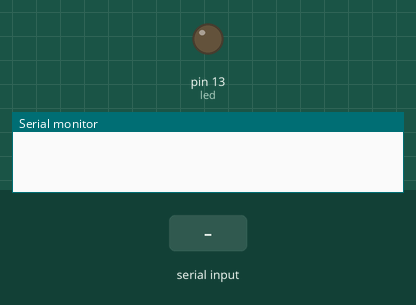
This sketch was run on a simulated Arduino Uno, built with avr-gcc and run on an emulated ATmega328P. Shown: output pins drawn as LEDs (lit = HIGH), the last lines printed to the serial monitor. The inputs (shaded band) are chosen by the test bench.

Above: at 1.2 s.
1.3 s: "a" received over Serial
At 2.4 s:
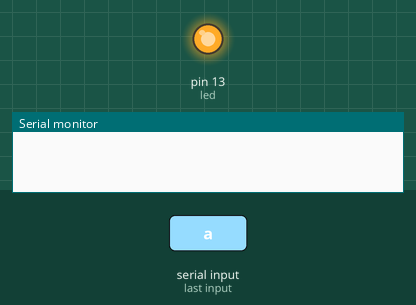
4.3 s: byte 102 ('f') received over Serial
At 7.2 s:
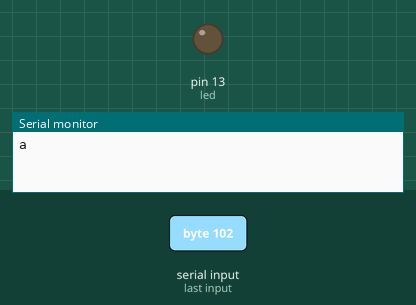
7.3 s: "e" received over Serial
At 8.05 s:
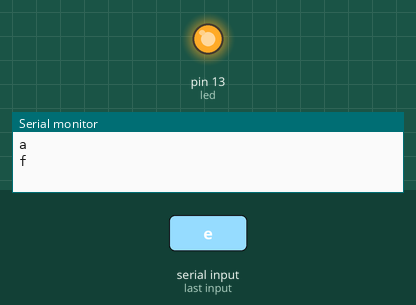
10.3 s: "b" received over Serial
At 13.2 s:
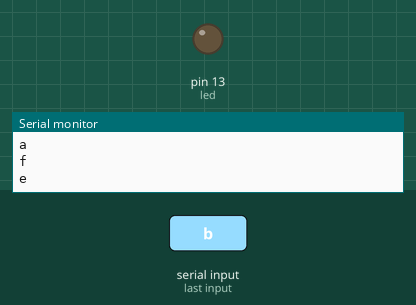
13.3 s: "A" received over Serial
At 15.2 s:
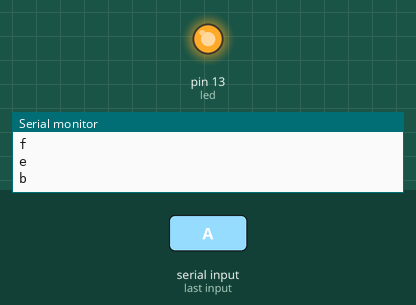
Timing chart, 0 to 16.4 s (numbered marks = the images above; inputs shaded):
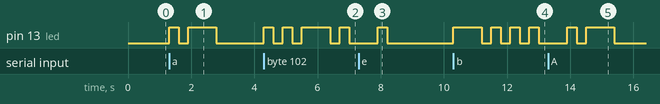

The sketch:

morse-code.ino
```cpp
int led =13;//the led pin
char input;// to save the input
void setup () {
  pinMode (led,OUTPUT);//tell that the 13 pin is an output
  Serial.begin(9600);//for the connect with the boared
}
void loop () {
  if (Serial.available()) {
    input = Serial.read();//read the input
    if (input == 'a' || input == 'A') {lA();}//if the input is a or A go to function lA
    if (input == 'b' || input == 'B') {lB();}//same but with b letter
    if (input == 'c' || input == 'C') {lC();}
    if (input == 'd' || input == 'D') {lD();}
    if (input == 'e' || input == 'E') {lE();}
    if (input == 'f' || input == 'F') {lF();}
    if (input == 'g' || input == 'G') {lG();}
    if (input == 'h' || input == 'H') {lH();}
    if (input == 'i' || input == 'I') {lI();}
    if (input == 'j' || input == 'J') {lJ();}
    if (input == 'k' || input == 'K') {lK();}
    if (input == 'l' || input == 'L') {lL();}
    if (input == 'm' || input == 'M') {lM();}
    if (input == 'n' || input == 'N') {lN();}
    if (input == 'o' || input == 'O') {lO();}
    if (input == 'p' || input == 'P') {lP();}
    if (input == 'q' || input == 'Q') {lQ();}
    if (input == 'r' || input == 'R') {lR();}
    if (input == 's' || input == 'S') {lS();}
    if (input == 't' || input == 'T') {lT();}
    if (input == 'u' || input == 'U') {lU();}
    if (input == 'v' || input == 'V') {lV();}
    if (input == 'w' || input == 'W') {lW();}
    if (input == 'x' || input == 'X') {lX();}
    if (input == 'y' || input == 'Y') {lY();}
    if (input == 'z' || input == 'Z') {lZ();}
    if (input == '1') {n1();}// the numbers
    if (input == '2') {n2();}
    if (input == '3') {n3();}
    if (input == '4') {n4();}
    if (input == '5') {n5();}
    if (input == '6') {n6();}
    if (input == '7') {n7();}
    if (input == '8') {n8();}
    if (input == '9') {n9();}
    if (input == '0') {n0();}
    if (input == ' ') {space();}//the space
    Serial.println (input);//print the latter saved in the input var
  }
}
void lA () {dot();dash();shortspace();}//letter A in morse code!
void lB () {dash();dot();dot();dot();shortspace();}//same for B
void lC () {dash();dot();dash();dot();shortspace();}
void lD () {dash();dot();dot();shortspace();}
void lE () {dot();shortspace();}
void lF () {dot();dot();dash();dot();shortspace();}
void lG () {dash();dash();dot();shortspace();}
void lH () {dot();dot();dot();dot();shortspace();}
void lI () {dot();dot();shortspace();}
void lJ () {dot();dash();dash();dash();shortspace();}
void lK () {dash();dot();dash();shortspace();}
void lL () {dot();dash();dot();dot();shortspace();}
void lM () {dash();dash();shortspace();}
void lN () {dash();dot();shortspace();}
void lO () {dash();dash();dash();shortspace();}
void lP () {dot();dash();dash();dot();shortspace();}
void lQ () {dash();dash();dot();dash();shortspace();}
void lR () {dot();dash();dot();shortspace();}
void lS () {dot();dot();dot();shortspace();}
void lT () {dash();shortspace();}
void lU () {dot();dot();dash();shortspace();}
void lV () {dot();dot();dot();dash();shortspace();}
void lW () {dot();dash();dash();shortspace();}
void lX () {dash();dot();dot();dash();shortspace();}
void lY () {dash();dot();dash();dash();shortspace();}
void lZ () {dash();dash();dot();dot();shortspace();}
void n1 () {dot();dash();dash();dash();dash();shortspace();}//number 1 in morse code
void n2 () {dot();dot();dash();dash();dash();shortspace();}
void n3 () {dot();dot();dot();dash();dash();shortspace();}
void n4 () {dot();dot();dot();dot();dash();shortspace();}
void n5 () {dot();dot();dot();dot();dot();shortspace();}
void n6 () {dash();dot();dot();dot();dot();shortspace();}
void n7 () {dash();dash();dot();dot();dot();shortspace();}
void n8 () {dash();dash();dash();dot();dot();shortspace();}
void n9 () {dash();dash();dash();dash();dot();shortspace();}
void n0 () {dash();dash();dash();dash();dash();shortspace();}
void space () {delay (1200);}//space between words
void dot () {digitalWrite(led,HIGH); delay (300); digitalWrite(led,LOW); delay (300);}//the dot this code make the led on for 300 than off for 300
void dash () {digitalWrite(led,HIGH); delay (900); digitalWrite(led,LOW); delay (300);}//the dash this code make the led on for 900 than off for 300
void shortspace () {delay(600);}//space between letters
```

Measured:
- after the input at 1.3 s, pin 13 (led): LOW → HIGH at once, → LOW 0.30 s later, → HIGH 0.30 s later, → LOW 0.90 s later
- after the input at 4.3 s, pin 13 (led): LOW → HIGH at once, → LOW 0.30 s later, → HIGH 0.30 s later, → LOW 0.30 s later, … (8 changes in this stretch)
- after the input at 7.3 s, pin 13 (led): LOW → HIGH after 0.60 s, → LOW 0.30 s later
- after the input at 10.3 s, pin 13 (led): LOW → HIGH at once, then repeats every 0.60 s: LOW 0.30 s, HIGH 0.30 s
- after the input at 13.3 s, pin 13 (led): LOW → HIGH after 0.60 s, → LOW 0.30 s later, → HIGH 0.30 s later, → LOW 0.90 s later
